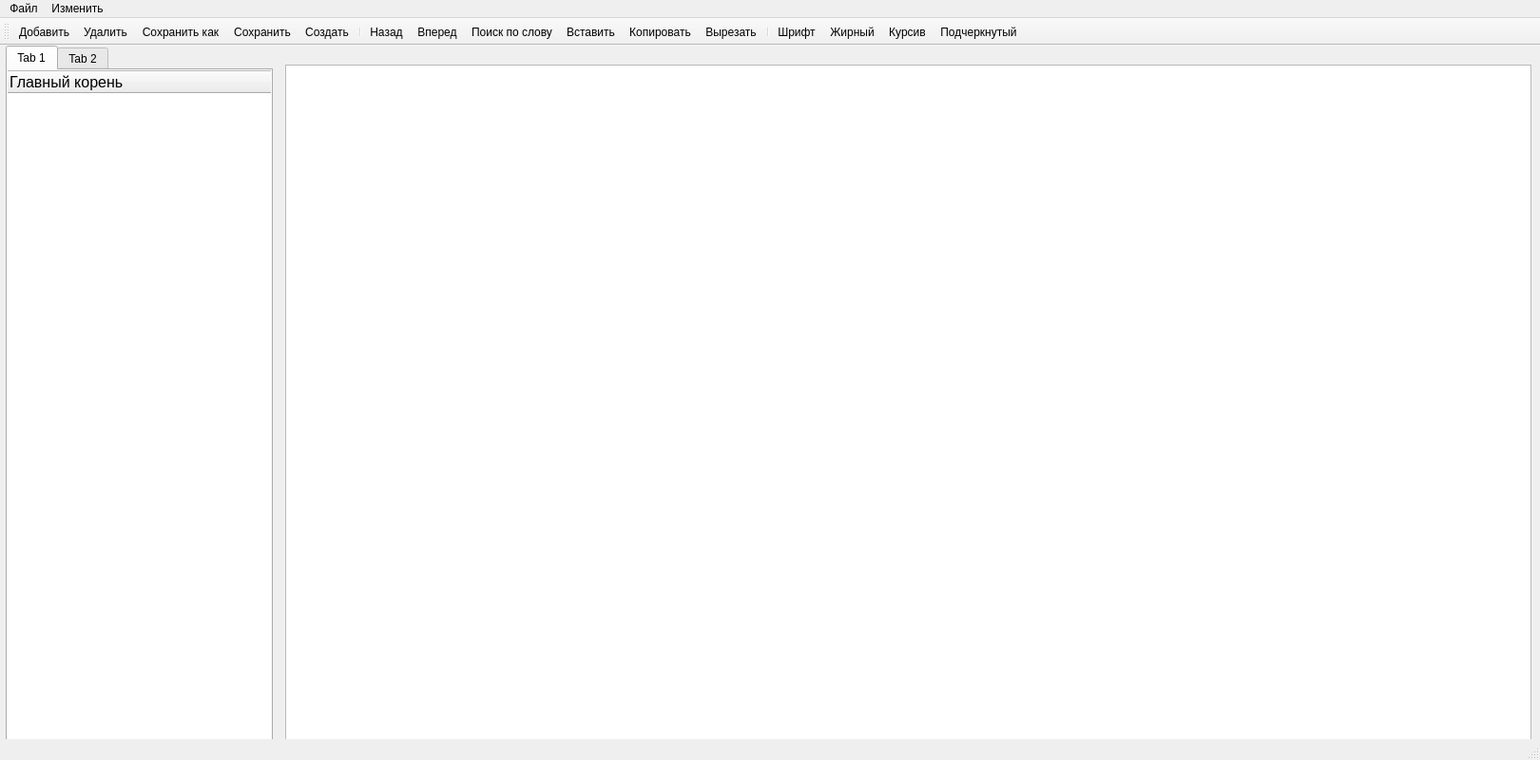
<?xml version="1.0" encoding="UTF-8"?>
<ui version="4.0">
 <class>MainWindow</class>
 <widget class="QMainWindow" name="MainWindow">
  <property name="geometry">
   <rect>
    <x>0</x>
    <y>0</y>
    <width>1620</width>
    <height>800</height>
   </rect>
  </property>
  <property name="windowTitle">
   <string>MainWindow</string>
  </property>
  <property name="styleSheet">
   <string notr="true"/>
  </property>
  <widget class="QWidget" name="centralWidget">
   <widget class="QTextEdit" name="textEdit">
    <property name="geometry">
     <rect>
      <x>300</x>
      <y>20</y>
      <width>1311</width>
      <height>711</height>
     </rect>
    </property>
    <property name="font">
     <font>
      <pointsize>12</pointsize>
     </font>
    </property>
    <property name="styleSheet">
     <string notr="true">/*;background-color:rgb(64, 66, 68);
color:white;*/</string>
    </property>
    <property name="html">
     <string>&lt;!DOCTYPE HTML PUBLIC &quot;-//W3C//DTD HTML 4.0//EN&quot; &quot;http://www.w3.org/TR/REC-html40/strict.dtd&quot;&gt;
&lt;html&gt;&lt;head&gt;&lt;meta name=&quot;qrichtext&quot; content=&quot;1&quot; /&gt;&lt;style type=&quot;text/css&quot;&gt;
p, li { white-space: pre-wrap; }
&lt;/style&gt;&lt;/head&gt;&lt;body style=&quot; font-family:'MS Shell Dlg 2'; font-size:12pt; font-weight:400; font-style:normal;&quot;&gt;
&lt;p style=&quot;-qt-paragraph-type:empty; margin-top:0px; margin-bottom:0px; margin-left:0px; margin-right:0px; -qt-block-indent:0; text-indent:0px; font-size:8.25pt;&quot;&gt;&lt;br /&gt;&lt;/p&gt;&lt;/body&gt;&lt;/html&gt;</string>
    </property>
   </widget>
   <widget class="QTabWidget" name="tabWidget">
    <property name="geometry">
     <rect>
      <x>6</x>
      <y>0</y>
      <width>281</width>
      <height>791</height>
     </rect>
    </property>
    <property name="currentIndex">
     <number>0</number>
    </property>
    <widget class="QWidget" name="tab">
     <attribute name="title">
      <string>Tab 1</string>
     </attribute>
     <widget class="QTreeWidget" name="treeWidget">
      <property name="geometry">
       <rect>
        <x>-1</x>
        <y>0</y>
        <width>281</width>
        <height>711</height>
       </rect>
      </property>
      <property name="font">
       <font>
        <pointsize>12</pointsize>
        <kerning>true</kerning>
       </font>
      </property>
      <property name="styleSheet">
       <string notr="true">/*;background-color:rgb(64, 66, 68);
color:white;*/</string>
      </property>
      <column>
       <property name="text">
        <string>Главный корень</string>
       </property>
      </column>
     </widget>
    </widget>
    <widget class="QWidget" name="tab_2">
     <attribute name="title">
      <string>Tab 2</string>
     </attribute>
     <widget class="QListView" name="listView">
      <property name="geometry">
       <rect>
        <x>0</x>
        <y>0</y>
        <width>281</width>
        <height>711</height>
       </rect>
      </property>
     </widget>
    </widget>
   </widget>
  </widget>
  <widget class="QMenuBar" name="menuBar">
   <property name="geometry">
    <rect>
     <x>0</x>
     <y>0</y>
     <width>1620</width>
     <height>21</height>
    </rect>
   </property>
   <widget class="QMenu" name="menu">
    <property name="title">
     <string>Файл</string>
    </property>
    <addaction name="action"/>
    <addaction name="action_2"/>
    <addaction name="action_3"/>
    <addaction name="action_4"/>
    <addaction name="action_5"/>
   </widget>
   <widget class="QMenu" name="menu_2">
    <property name="title">
     <string>Изменить</string>
    </property>
    <addaction name="action_6"/>
    <addaction name="action_7"/>
    <addaction name="action_9"/>
    <addaction name="action_10"/>
    <addaction name="action_11"/>
    <addaction name="separator"/>
    <addaction name="action_13"/>
    <addaction name="action_14"/>
    <addaction name="action_15"/>
    <addaction name="action_8"/>
   </widget>
   <addaction name="menu"/>
   <addaction name="menu_2"/>
  </widget>
  <widget class="QToolBar" name="mainToolBar">
   <attribute name="toolBarArea">
    <enum>TopToolBarArea</enum>
   </attribute>
   <attribute name="toolBarBreak">
    <bool>false</bool>
   </attribute>
   <addaction name="action"/>
   <addaction name="action_2"/>
   <addaction name="action_4"/>
   <addaction name="action_3"/>
   <addaction name="action_5"/>
   <addaction name="separator"/>
   <addaction name="action_6"/>
   <addaction name="action_7"/>
   <addaction name="searchWords"/>
   <addaction name="action_10"/>
   <addaction name="action_11"/>
   <addaction name="action_9"/>
   <addaction name="separator"/>
   <addaction name="action_8"/>
   <addaction name="action_13"/>
   <addaction name="action_14"/>
   <addaction name="action_15"/>
  </widget>
  <widget class="QStatusBar" name="statusBar"/>
  <action name="action">
   <property name="icon">
    <iconset resource="resource.qrc">
     <normaloff>:/rec/img/new.png</normaloff>:/rec/img/new.png</iconset>
   </property>
   <property name="text">
    <string>Добавить</string>
   </property>
  </action>
  <action name="action_2">
   <property name="icon">
    <iconset resource="resource.qrc">
     <normaloff>:/rec/img/images.jpg</normaloff>:/rec/img/images.jpg</iconset>
   </property>
   <property name="text">
    <string>Удалить</string>
   </property>
  </action>
  <action name="action_3">
   <property name="icon">
    <iconset resource="resource.qrc">
     <normaloff>:/rec/img/save.png</normaloff>:/rec/img/save.png</iconset>
   </property>
   <property name="text">
    <string>Сохранить</string>
   </property>
  </action>
  <action name="action_4">
   <property name="icon">
    <iconset resource="resource.qrc">
     <normaloff>:/rec/img/save_as.png</normaloff>:/rec/img/save_as.png</iconset>
   </property>
   <property name="text">
    <string>Сохранить как ...</string>
   </property>
  </action>
  <action name="action_5">
   <property name="icon">
    <iconset resource="resource.qrc">
     <normaloff>:/rec/img/create.png</normaloff>:/rec/img/create.png</iconset>
   </property>
   <property name="text">
    <string>Создать</string>
   </property>
  </action>
  <action name="searchWords">
   <property name="icon">
    <iconset resource="resource.qrc">
     <normaloff>:/rec/img/Без названия (1).png</normaloff>:/rec/img/Без названия (1).png</iconset>
   </property>
   <property name="text">
    <string> Поиск по слову</string>
   </property>
  </action>
  <action name="action_6">
   <property name="icon">
    <iconset resource="resource.qrc">
     <normaloff>:/rec/img/edit_undo.png</normaloff>:/rec/img/edit_undo.png</iconset>
   </property>
   <property name="text">
    <string>Назад</string>
   </property>
  </action>
  <action name="action_7">
   <property name="icon">
    <iconset resource="resource.qrc">
     <normaloff>:/rec/img/edit_redo.png</normaloff>:/rec/img/edit_redo.png</iconset>
   </property>
   <property name="text">
    <string>Вперед</string>
   </property>
  </action>
  <action name="action_8">
   <property name="icon">
    <iconset resource="resource.qrc">
     <normaloff>:/rec/img/font.png</normaloff>:/rec/img/font.png</iconset>
   </property>
   <property name="text">
    <string>Шрифт</string>
   </property>
  </action>
  <action name="action_9">
   <property name="icon">
    <iconset resource="resource.qrc">
     <normaloff>:/rec/img/cut.png</normaloff>:/rec/img/cut.png</iconset>
   </property>
   <property name="text">
    <string>Вырезать</string>
   </property>
  </action>
  <action name="action_10">
   <property name="icon">
    <iconset resource="resource.qrc">
     <normaloff>:/rec/img/paste.png</normaloff>:/rec/img/paste.png</iconset>
   </property>
   <property name="text">
    <string>Вставить</string>
   </property>
   <property name="toolTip">
    <string>Вставить</string>
   </property>
  </action>
  <action name="action_11">
   <property name="icon">
    <iconset resource="resource.qrc">
     <normaloff>:/rec/img/copy.png</normaloff>:/rec/img/copy.png</iconset>
   </property>
   <property name="text">
    <string>Копировать</string>
   </property>
  </action>
  <action name="action_13">
   <property name="checkable">
    <bool>true</bool>
   </property>
   <property name="icon">
    <iconset resource="resource.qrc">
     <normaloff>:/rec/img/bold.png</normaloff>:/rec/img/bold.png</iconset>
   </property>
   <property name="text">
    <string>Жирный</string>
   </property>
  </action>
  <action name="action_14">
   <property name="checkable">
    <bool>true</bool>
   </property>
   <property name="icon">
    <iconset resource="resource.qrc">
     <normaloff>:/rec/img/italic.png</normaloff>:/rec/img/italic.png</iconset>
   </property>
   <property name="text">
    <string>Курсив</string>
   </property>
  </action>
  <action name="action_15">
   <property name="checkable">
    <bool>true</bool>
   </property>
   <property name="icon">
    <iconset resource="resource.qrc">
     <normaloff>:/rec/img/underline.png</normaloff>:/rec/img/underline.png</iconset>
   </property>
   <property name="text">
    <string>Подчеркнутый</string>
   </property>
  </action>
 </widget>
 <layoutdefault spacing="6" margin="11"/>
 <resources>
  <include location="resource.qrc"/>
 </resources>
 <connections/>
</ui>
